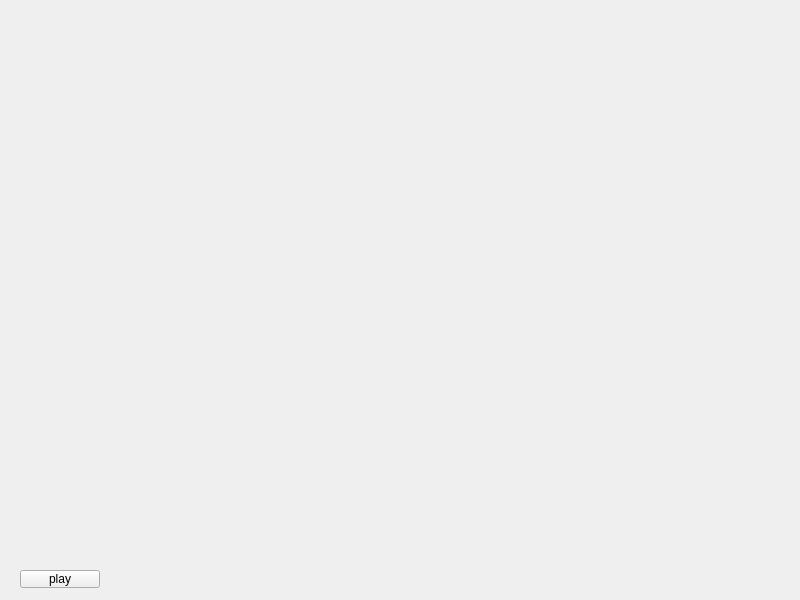
<?xml version="1.0" encoding="UTF-8"?>
<ui version="4.0">
 <class>Mainwindow</class>
 <widget class="QWidget" name="Mainwindow">
  <property name="geometry">
   <rect>
    <x>0</x>
    <y>0</y>
    <width>800</width>
    <height>600</height>
   </rect>
  </property>
  <property name="windowTitle">
   <string>Mainwindow</string>
  </property>
  <layout class="QVBoxLayout" name="verticalLayout">
   <property name="spacing">
    <number>0</number>
   </property>
   <property name="leftMargin">
    <number>0</number>
   </property>
   <property name="topMargin">
    <number>0</number>
   </property>
   <property name="rightMargin">
    <number>0</number>
   </property>
   <property name="bottomMargin">
    <number>0</number>
   </property>
   <item>
    <widget class="xes::renderer::OpenGLESRenderer" name="widgetFrame" native="true"/>
   </item>
   <item>
    <widget class="QWidget" name="widgetBar" native="true">
     <property name="maximumSize">
      <size>
       <width>16777215</width>
       <height>40</height>
      </size>
     </property>
     <widget class="QPushButton" name="pushButton">
      <property name="geometry">
       <rect>
        <x>20</x>
        <y>10</y>
        <width>80</width>
        <height>18</height>
       </rect>
      </property>
      <property name="text">
       <string>play</string>
      </property>
     </widget>
    </widget>
   </item>
  </layout>
 </widget>
 <customwidgets>
  <customwidget>
   <class>xes::renderer::OpenGLESRenderer</class>
   <extends>QWidget</extends>
   <header>render/openglesrenderer.h</header>
   <container>1</container>
  </customwidget>
 </customwidgets>
 <resources/>
 <connections/>
</ui>
